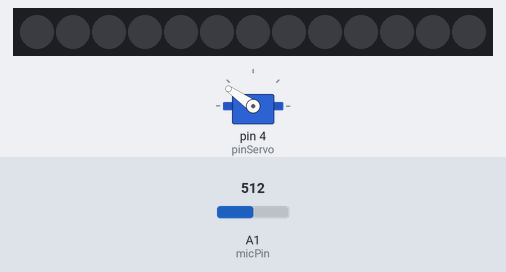
Recording of a sketch running on a simulated Arduino Uno, built with avr-gcc and run on an emulated ATmega328P. Parts: 13 RGB LEDs in strip order, left to right, servo. The inputs (shaded band) are chosen by the test bench; at power-on: A1 (micPin) = 512. No radio packets arrive unless stated; what the sketch prints to the serial monitor is not drawn.

Above: at 0.25 s.
Timing chart, 0 to 40.0 s (numbered marks = the images above):
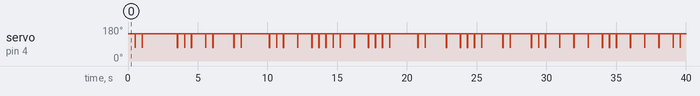

The sketch:

FGUP_KVANTOLOGOSI_V2.ino
```cpp
/*------------------Проект квантологосы. Инсталляция ФГУП. Говорим в рупор - загораются лампочки, сыпятся шарки,
 идет сигнал на бульканье в ЛИНКОКО.*/

unsigned long last_time;
boolean led_flag;
//-----------Настройка диодной ленты
#include "Adafruit_NeoPixel.h" //Подключение библиотеки для ленты
#define ledPin 2               //Пин ленты РГБ
#define ledCount 13             //кол-во диодов в ленте
Adafruit_NeoPixel strip = Adafruit_NeoPixel(ledCount, 2); // создаем переменную , где указываем кол-во диодов в ленте

//----------Настройка цвета ленты
#define red 255 //255
#define green 70 //70
#define blue 0//0

//----Настройка микрофона
#define micPin 1  // микрофон подключаем к первому пину аналоговому
#define limitMicValue 100 //значение микрофона, превысив которое начинаются различные действия
int micValue;     //Переменная для значений от микрофона

//----Настройка сервопривода
#include <Servo.h>//Подключаем библиотеку серво
#define pinServo 4 //Управление сервоприводом 4 пин
#define timeServo 500 // Время открытия сервы для скатывания шариков
Servo myservo;//создаем серво объект для контроля сервоприводом

//----Настройка передатчика
#include <SPI.h>               // Подключаем библиотеку для работы с шиной SPI
#include <nRF24L01.h>         // Подключаем файл настроек из библиотеки RF24
#include <RF24.h>              // Подключаем библиотеку РФ24
RF24 radio(9, 10);             // Создаём объект radio для работы с библиотекой RF24, указывая номера выводов nRF24L01+ (CE, CSN)
int radioValue;
int data[1];//создаем массив для передачи данных


void setup() {
  Serial.begin (9600);
  pinMode (micPin, INPUT);  //Настраиваем пин под микрофон на ввод в контроллер
  strip.begin (); //инициализация ленты
  strip.setBrightness(255);//яркость светодиодов
  myservo.attach(pinServo); // наздначаем управление сервой на 3 пин
  myservo.write (145);//Начальная позиция сервопривода
  radio.begin(); //активировать модуль
  radio.setChannel(5);   // Указываем канал передачи данных (от 0 до 127), 5 - значит передача данных осуществляется на частоте 2,405 ГГц (на одном канале может быть только 1 приёмник и до 6 передатчиков)
  radio.setDataRate     (RF24_1MBPS); // Указываем скорость передачи данных (RF24_250KBPS, RF24_1MBPS, RF24_2MBPS), RF24_1MBPS - 1Мбит/сек
  radio.setPALevel      (RF24_PA_HIGH); // Указываем мощность передатчика (RF24_PA_MIN=-18dBm, RF24_PA_LOW=-12dBm, RF24_PA_HIGH=-6dBm, RF24_PA_MAX=0dBm)
  radio.openWritingPipe (0x1234567890LL);// Открываем трубу с идентификатором 0x1234567890 для передачи данных (на одном канале может быть открыто до 6 разных труб, которые должны отличаться только последним байтом идентификатора)
}


void LED () {       //Создание функции для светодиодной ленты
  led_flag = 1;
  if (millis() - last_time < 500 && led_flag == 1){
  for (int i = 0; i <= ledCount ; i++) {
    strip.setPixelColor (i, red, green, blue);
  }
  strip.show ();
  }
  led_flag = 0;

  if (millis() - last_time < 2500 && led_flag == 0){
   for (int i = 0; i < ledCount; i++)
  {
    strip.setPixelColor(i, strip.Color(0, 0, 0));
  }
  strip.show ();
  }
  led_flag = 1;

  if (millis() - last_time < 3500 && led_flag == 1) {
    for (int i = 0; i <= ledCount ; i++) {
    strip.setPixelColor (i, red, green, blue);
  }
  strip.show ();
  }
  led_flag = 0;

  if (millis() - last_time < 4500 && led_flag == 0){
    for (int i = 0; i < ledCount; i++)
  {
    strip.setPixelColor(i, strip.Color(0, 0, 0));
  }
  strip.show ();
  }
  if (millis() - last_time > 4500) {
    last_time = millis();
    for (int i = 0; i < ledCount; i++)
  {
    strip.setPixelColor(i, strip.Color(red, green, blue));
  }
  strip.show ();
  }


 /* if (millis() - last_time < 10000) {
  for (int i = 0; i <= ledCount ; i++) {
    strip.setPixelColor (i, red, green, blue);
  }
  strip.show ();
  }*/

}

void servo () {    //Создание функции для серворивода
  if (millis() - last_time > 500) {
    last_time = millis();
  myservo.write (70);
  }
  else{
  myservo.write (145);
  }
}

void loop() {
  radioValue = 0;
  data[0] = radioValue;
  micValue =  analogRead(micPin);
  Serial.println (micValue);
  radio.write(&data, sizeof(data)); // отправляем данные из массива data указывая сколько байт массива мы хотим отправить. Отправить данные можно с проверкой их доставки: if( radio.write(&data, sizeof(data)) ){данные приняты приёмником;}else{данные не приняты приёмником;}

  if (micValue > limitMicValue) { //если значение с микрофона превысит лимитированное значение, то...
   radioValue = 1;
   data [0] = radioValue;
   radio.write(&data, sizeof(data)); // отправляем данные из массива data указывая сколько байт массива мы хотим отправить. Отправить данные можно с проверкой их доставки: if( radio.write(&data, sizeof(data)) ){данные приняты приёмником;}else{данные не приняты приёмником;}
   LED ();
   servo();
   for (int i = 0; i <= ledCount ; i++) {
    strip.setPixelColor (i, 0, 0, 0);
  }
  strip.show ();
  }
  Serial.println (micValue);

}
```
